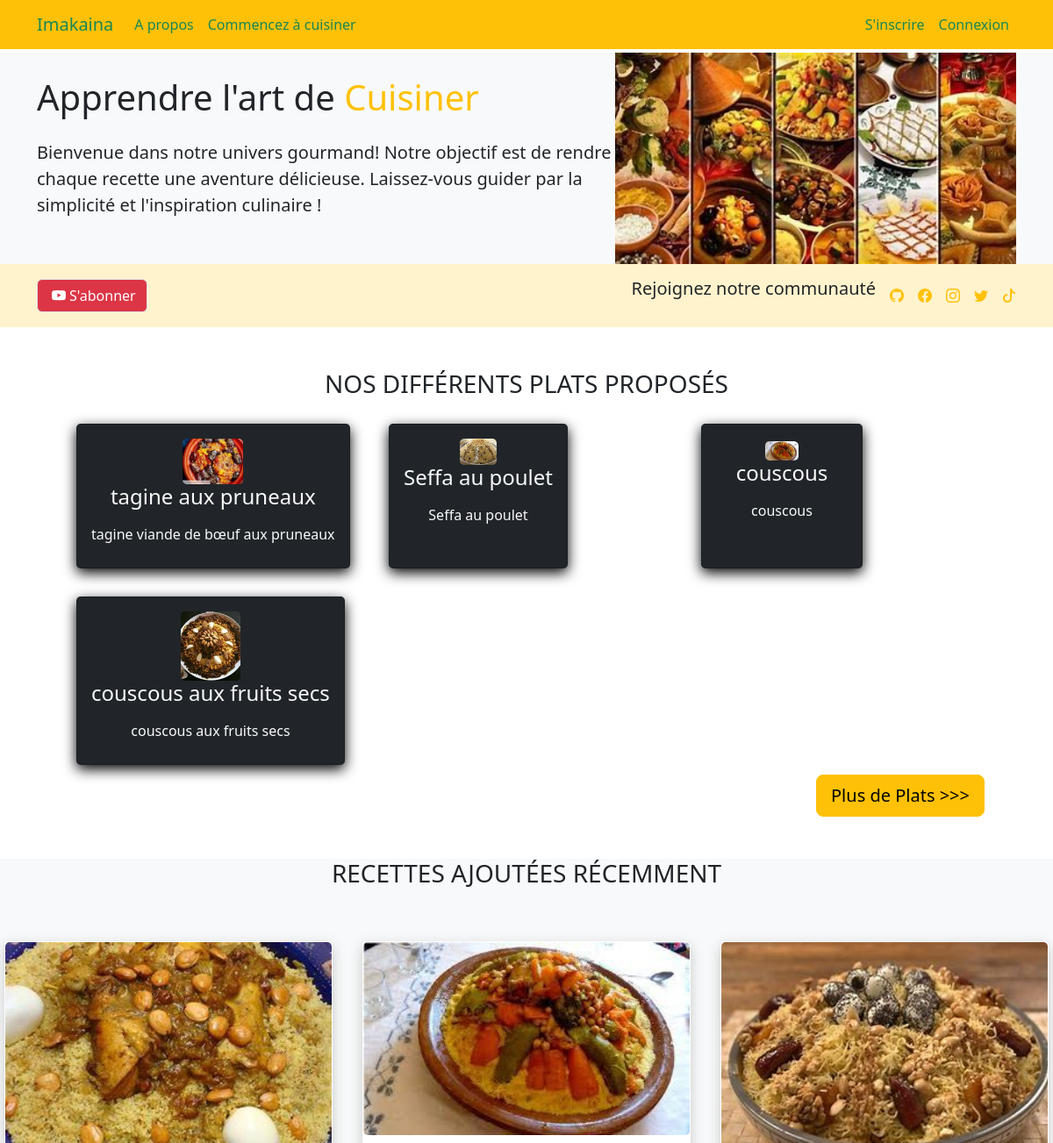
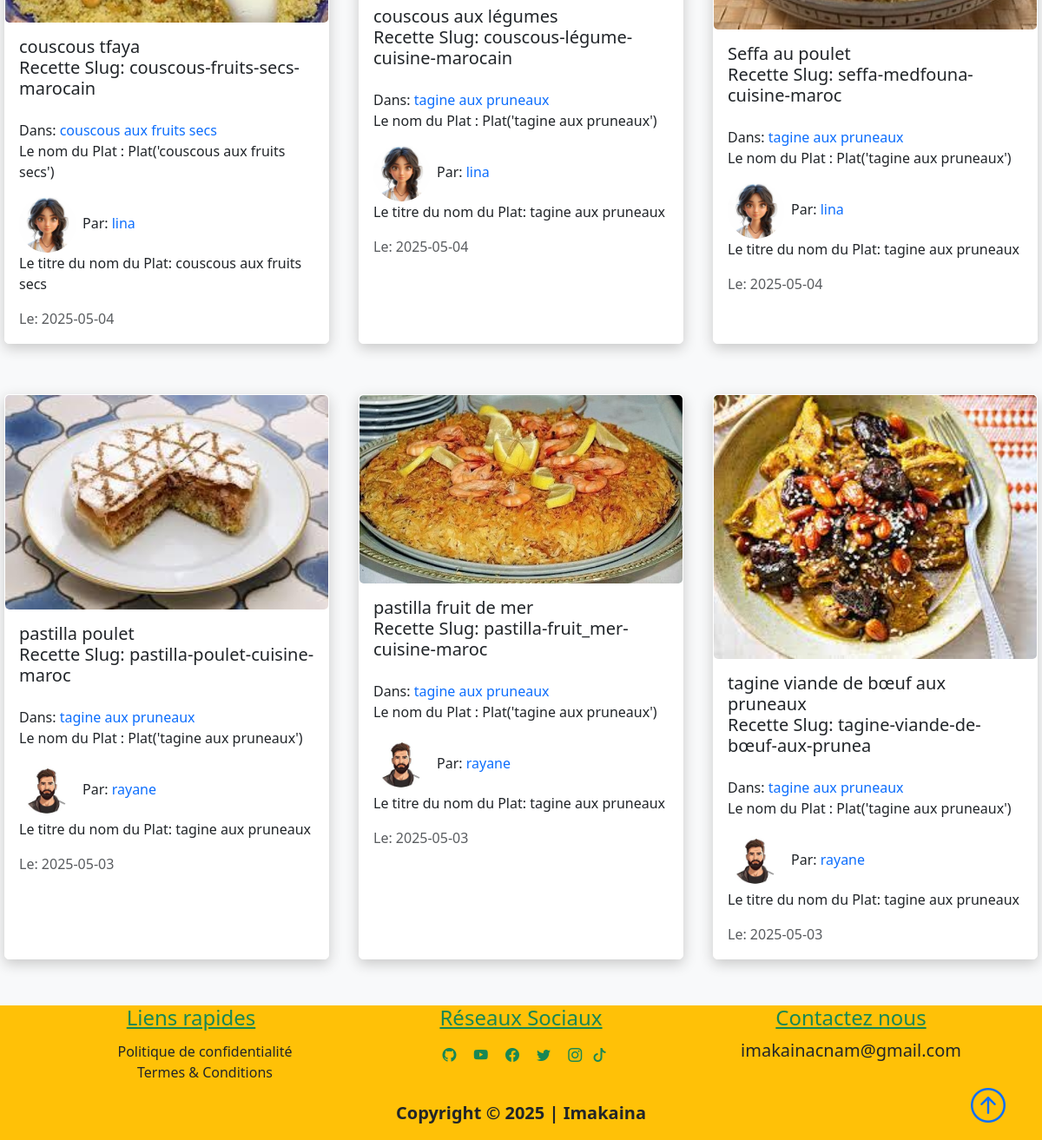
The page / on the database its author committed (2 pictures, top to bottom).
### projet/models.py (models this page shows, shortened)
class Plat(db.Model):
    id = db.Column(db.Integer, primary_key=True, autoincrement=True)
    title = db.Column(db.String(50), unique=True, nullable=False)
    description = db.Column(db.String(150), nullable=False)
    icon = db.Column(db.String(20), nullable=False, default="default_icon.jpg")
    recettes = db.relationship("Recette", backref="plat_name", lazy=True)
    def __repr__(self):
        return f"Plat('{self.title}')"

class Recette(db.Model):
    id = db.Column(db.Integer, primary_key=True, autoincrement=True)
    title = db.Column(db.String(100), nullable=False)
    date_posted = db.Column(db.DateTime, nullable=False, default=datetime.utcnow)
    content = db.Column(db.Text, nullable=False)
    thumbnail = db.Column(
        db.String(20), nullable=False, default="default_thumbnail.jpg"
    )
    slug = db.Column(db.String(32), nullable=False)
    user_id = db.Column(db.Integer, db.ForeignKey("user.id"), nullable=False)
    plat_id = db.Column(db.Integer, db.ForeignKey("plat.id"), nullable=False)

class User(db.Model, UserMixin):
    id = db.Column(db.Integer, primary_key=True, autoincrement=True)
    fname = db.Column(db.String(25), nullable=False)
    lname = db.Column(db.String(25), nullable=False)
    username = db.Column(db.String(25), unique=True, nullable=False)
    email = db.Column(db.String(125), unique=True, nullable=False)
    image_file = db.Column(db.String(20), nullable=False, default="default.png")
    bio = db.Column(db.Text, nullable=True)
    password = db.Column(db.String(60), nullable=False)
    recettes = db.relationship("Recette", backref="author", lazy=True)

### projet/main/routes.py (the view)
@main.route("/")
@main.route("/home")
def home():
    recettes = Recette.query.order_by(Recette.date_posted.desc()).paginate(
        page=1, per_page=6
    )
    plats = Plat.query.paginate(page=1, per_page=6)
    return render_template("home.html", recettes=recettes, plats=plats)

### projet/templates/home.html (shortened to what this page needs)
{% extends "layout.html" %}
{% block content %}
<section class="bg-light text-dark p-5 p-lg-0 text-center text-sm-start">
    <div class="container">
        <div class="d-sm-flex align-items-center justify-content-between">
            <div>
                <h1 class="mb-8"> Apprendre l'art de <span class="text-warning"> Cuisiner</span></h1>
                <p class="lead my-4">
                    Bienvenue dans notre univers gourmand! Notre objectif est de rendre chaque recette une aventure délicieuse. Laissez-vous guider par la simplicité et l'inspiration culinaire !
                </p>
            </div>
            <img class="img-fluid w-100 d-none d-sm-block" src="{{url_for('static', filename='recette1.jpeg')}}" alt="">
        </div>
    </div>
</section>
<section class="bg-warning-subtle text-dark p-2">
    <div class="container">
        <div class="d-md-flex justify-content-between align-items-center">
            <a class="btn btn-danger border"
                    href="https://www.youtube.com/channel/UCEsvQ6d7qsnOSNXtccIzScQ?sub_confirmation=1" target="_blank">
                    <i class="bi bi-youtube m-1"></i>S'abonner
                </a>
            <nav class="navbar navbar-expand-lg navbar-dark">
                <div class="collapse navbar-collapse" id="socialbtn">
                    <h5 class="mb-3 text-center">Rejoignez notre communauté</h5>
                    <ul class="navbar-nav">
                        <li class="nav-item">
                            <a class="text-warning ms-3 " href="https://github.com/najjahi"
                                target="_blank"><i class="bi bi-github" role="img"></i></a>
                        </li>
                        <li>
                            <a class="text-warning ms-3" href="https://www.facebook.com/najjahi"
                                target="_blank"><i class="bi bi-facebook "></i>  </a>
                        </li>
                        <li class="nav-item">
                            <a type="button" class="text-warning ms-3"
                                href="https://www.instagram.com/najjahi" target="_blank">
                                <i class="bi bi-instagram"></i>
                            </a>
                        </li>
                        <li class="nav-item">
                            <a class="text-warning ms-3" href="https://twitter.com/najjahi"
                                target="_blank"><i class="bi bi-twitter"></i>
                            </a>
                        </li>
                        <li class="nav-item">
                            <a class="text-warning ms-3" href="https://www.tiktok.com/najjahi"
                                target="_blank"><i class="bi bi-tiktok"></i>
                            </a>
                        </li>
                    </ul>
                </div>
            </nav>
        </div>
    </div>
</section>
<section class="bg-ligh">
    <div class="container p-5">
        <h3 class="text-uppercase text-center text-dark" id='learn'>Nos différents Plats proposés</h3>
        <div class="row">
            {% for plat in plats.items %}
            <div class="col-sm-12 col-md-6 col-lg-4 p-3 d-flex align-items-stretch">
                <a href="{{url_for('plats.plat', plat_title=plat.title)}}" class="text-decoration-none">
                    <div class="card bg-dark text-light h-100">
                        <div class="card-body text-center">
                            <img src="{{url_for('static', filename='plat_icons/'+plat.icon)}}" alt=""
                                class="card-img w-25">
                            <h4 class="card-title mb-3">
                                {{plat.title}}
                            </h4>
                            <p class="card-text">{{plat.description}}</p>
                        </div>
                    </div>
                </a>
            </div>
            {% endfor %}
        </div>
        <div class="" style="display: flex; justify-content: flex-end">
            <a href="{{ url_for('plats.plats')}}" class="btn btn-warning btn-lg"> Plus de Plats &gt&gt&gt</a>
        </div>
    </div>
</section>
<section class="bg-light"
    <div class="container p-5">
        <div class="row mb-5 ">
            <div class="col">
                <h3 class="text-uppercase text-center text-dark">Recettes ajoutées récemment</h3>
            </div>
        </div>
        <div class="row">
            {% for recette in recettes.items %}
            <div class="col-sm-12 col-md-6 col-lg-4 pb-5 d-flex align-items-stretch">
                <div class="card recette">
                    <img src="{{url_for('static', filename='recette_thumbnails/'+recette.thumbnail)}}" class="card-img">
                    <div class="card-body d-flex flex-column">
                        <h5 class="card-title">
                            {% if recette.slug and recette.plat_name %}
                            <a class="text-decoration-none text-dark"
                               href="{{ url_for('recettes.recette', recette_slug=recette.slug, plat=recette.plat_name.title) }}">
                               {{ recette.title }}
                            </a>
                            {% else %}
                            <p>Données manquantes pour cette recette.</p>
                            {% endif %}
                                <p>Recette Slug: {{ recette.slug }}</p>
                        </h5>
                        <p class="card-text mb-0">Dans:
                            <a class="text-decoration-none"
                                href="{{ url_for('plats.plat', plat_title=recette.plat_name.title)}}">{{recette.plat_name.title}}</a>
                        </p>
                        <p>Le nom du Plat : {{ recette.plat_name }}</p>
                        <span><img class="article-img rounded-circle"
                                src="{{url_for('static', filename='user_pics/'+recette.author.image_file)}}" alt="">Par:
                            <a href="{{ url_for('users.author', username=recette.author.username)}}"
                                class="link">{{recette.author.username}}</a></span>
                                <p>Le titre du nom du Plat: {{ recette.plat_name.title }}</p>
                        <span class="text-muted">Le: {{recette.date_posted.strftime('%Y-%m-%d')}}</span>
                    </div>
                </div>
            </div>
            {% endfor %}
        </div>
</section>
{% endblock content%}

### projet/static/main.css (style rules this page uses)
body::before { display: block; content: ''; height: 60px; }
.card { transition: 0.7s ease; box-shadow: 0 5px 15px rgba(1 1 1/ 15); border-radius: 5px; margin: 5px; }
.recette { box-shadow: 0 5px 15px rgba(200 200 200/ 15); border-radius: 5px; border: 1px solid #fff; }
.article-img { height: 65px; width: 65px; margin-right: 8px; }
.link { text-decoration: none; }

### rows shown on the page
Plat: icon (picture), title "tagine aux pruneaux", description "tagine viande de bœuf aux pruneaux"
Plat: icon (picture), title "Seffa au poulet", description "Seffa au poulet"
Plat: icon (picture), title "couscous", description "couscous"
Plat: icon (picture), title "couscous aux fruits secs", description "couscous aux fruits secs"
Recette: thumbnail (picture), title "couscous tfaya", slug "couscous-fruits-secs-marocain", plat_name "couscous aux fruits secs", plat_name "Plat('couscous aux fruits secs')", image_file (picture), author.username "lina", date_posted "2025-05-04"
Recette: thumbnail (picture), title "couscous aux légumes", slug "couscous-légume-cuisine-marocain", plat_name "tagine aux pruneaux", plat_name "Plat('tagine aux pruneaux')", image_file (picture), author.username "lina", date_posted "2025-05-04"
Recette: thumbnail (picture), title "Seffa au poulet", slug "seffa-medfouna-cuisine-maroc", plat_name "tagine aux pruneaux", plat_name "Plat('tagine aux pruneaux')", image_file (picture), author.username "lina", date_posted "2025-05-04"
Recette: thumbnail (picture), title "pastilla poulet", slug "pastilla-poulet-cuisine-maroc", plat_name "tagine aux pruneaux", plat_name "Plat('tagine aux pruneaux')", image_file (picture), author.username "rayane", date_posted "2025-05-03"
Recette: thumbnail (picture), title "pastilla fruit de mer", slug "pastilla-fruit_mer-cuisine-maroc", plat_name "tagine aux pruneaux", plat_name "Plat('tagine aux pruneaux')", image_file (picture), author.username "rayane", date_posted "2025-05-03"
Recette: thumbnail (picture), title "tagine viande de bœuf aux pruneaux", slug "tagine-viande-de-bœuf-aux-prunea", plat_name "tagine aux pruneaux", plat_name "Plat('tagine aux pruneaux')", image_file (picture), author.username "rayane", date_posted "2025-05-03"
